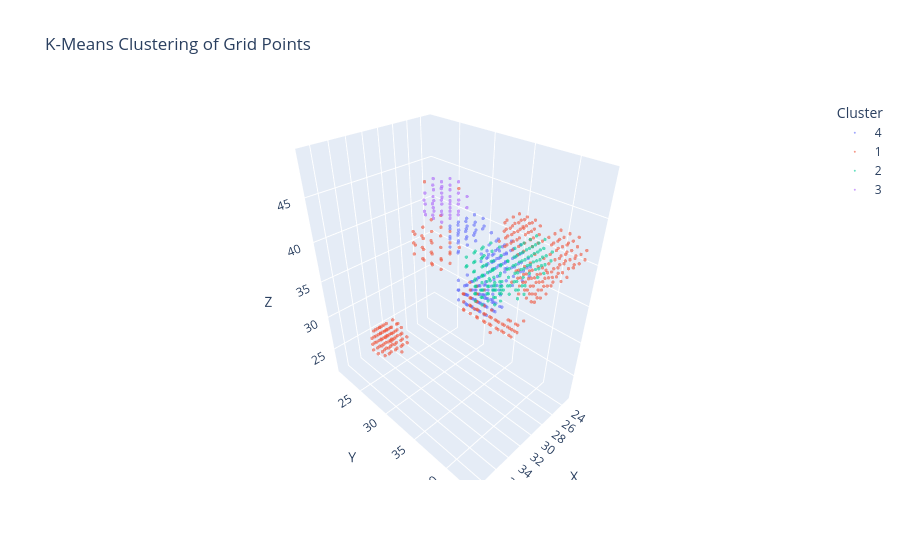

Here is the notebook cell this chart was saved with:
### Code cell
# Control which clusters to plot (exclude cluster 0 by default)
clusters_to_plot = [
    1,
    2,
    3,
    4,
    5,
]  # Modify this list to control which clusters are displayed

# Get cluster labels (3D grid shape)
labels = km_clusters.npGrid["RESP"]

# Generate grid coordinates based on the shape of the cluster data
shape = labels.shape
x_coords, y_coords, z_coords = np.meshgrid(
    np.arange(shape[0]), np.arange(shape[1]), np.arange(shape[2]), indexing="ij"
)

# Flatten all arrays for plotting
x_flat = x_coords.flatten()
y_flat = y_coords.flatten()
z_flat = z_coords.flatten()
labels_flat = labels.flatten()

# Filter to only include selected clusters
mask = np.isin(labels_flat, clusters_to_plot)
x_filtered = x_flat[mask]
y_filtered = y_flat[mask]
z_filtered = z_flat[mask]
labels_filtered = labels_flat[mask]

# Create a plotly 3D scatter plot with discrete colors for clusters
fig = px.scatter_3d(
    x=x_filtered,
    y=y_filtered,
    z=z_filtered,
    color=labels_filtered.astype(str),  # Convert to string for discrete colors
    title="K-Means Clustering of Grid Points",
    labels={"x": "X", "y": "Y", "z": "Z", "color": "Cluster"},
    opacity=0.6,
)
fig.update_traces(marker=dict(size=2))
fig.update_layout(legend_title_text="Cluster")
fig.show()

### Figure 1 — Plotly figure (JSON) as saved in the notebook; plotly's stock layout.template omitted (floating-point values rounded to 4 significant figures; data arrays with more than 128 entries replaced by an {"elided": "..."} marker saying what was removed)
{"data": [{"hovertemplate": "Cluster=4<br>X=%{x}<br>Y=%{y}<br>Z=%{z}<extra></extra>", "legendgroup": "4", "marker": {"color": "#636efa", "opacity": 0.6, "size": 2, "symbol": "circle"}, "mode": "markers", "name": "4", "scene": "scene", "showlegend": true, "type": "scatter3d", "x": {"elided": "172 int values"}, "y": {"elided": "172 int values"}, "z": {"elided": "172 int values"}}, {"hovertemplate": "Cluster=1<br>X=%{x}<br>Y=%{y}<br>Z=%{z}<extra></extra>", "legendgroup": "1", "marker": {"color": "#EF553B", "opacity": 0.6, "size": 2, "symbol": "circle"}, "mode": "markers", "name": "1", "scene": "scene", "showlegend": true, "type": "scatter3d", "x": {"elided": "315 int values"}, "y": {"elided": "315 int values"}, "z": {"elided": "315 int values"}}, {"hovertemplate": "Cluster=2<br>X=%{x}<br>Y=%{y}<br>Z=%{z}<extra></extra>", "legendgroup": "2", "marker": {"color": "#00cc96", "opacity": 0.6, "size": 2, "symbol": "circle"}, "mode": "markers", "name": "2", "scene": "scene", "showlegend": true, "type": "scatter3d", "x": {"elided": "139 int values"}, "y": {"elided": "139 int values"}, "z": {"elided": "139 int values"}}, {"hovertemplate": "Cluster=3<br>X=%{x}<br>Y=%{y}<br>Z=%{z}<extra></extra>", "legendgroup": "3", "marker": {"color": "#ab63fa", "opacity": 0.6, "size": 2, "symbol": "circle"}, "mode": "markers", "name": "3", "scene": "scene", "showlegend": true, "type": "scatter3d", "x": [33, 33, 33, 33, 33, 33, 33, 33, 33, 33, 33, 33, 34, 34, 34, 34, 34, 34, 34, 34, 34, 34, 34, 34, 34, 34, 35, 35, 35, 35, 35, 35, 35, 35, 35, 35, 35, 35, 35, 36, 36, 36, 36], "y": [33, 33, 34, 34, 34, 34, 35, 35, 35, 35, 36, 36, 33, 33, 33, 33, 34, 34, 34, 34, 35, 35, 35, 35, 36, 36, 33, 33, 33, 34, 34, 34, 34, 35, 35, 35, 35, 36, 36, 34, 34, 35, 35], "z": [47, 48, 46, 47, 48, 49, 46, 47, 48, 49, 47, 48, 46, 47, 48, 49, 46, 47, 48, 49, 46, 47, 48, 49, 47, 48, 46, 47, 48, 46, 47, 48, 49, 46, 47, 48, 49, 47, 48, 47, 48, 47, 48]}], "layout": {"legend": {"title": {"text": "Cluster"}, "tracegroupgap": 0}, "scene": {"domain": {"x": [0, 1], "y": [0, 1]}, "xaxis": {"title": {"text": "X"}}, "yaxis": {"title": {"text": "Y"}}, "zaxis": {"title": {"text": "Z"}}}, "title": {"text": "K-Means Clustering of Grid Points"}}}
